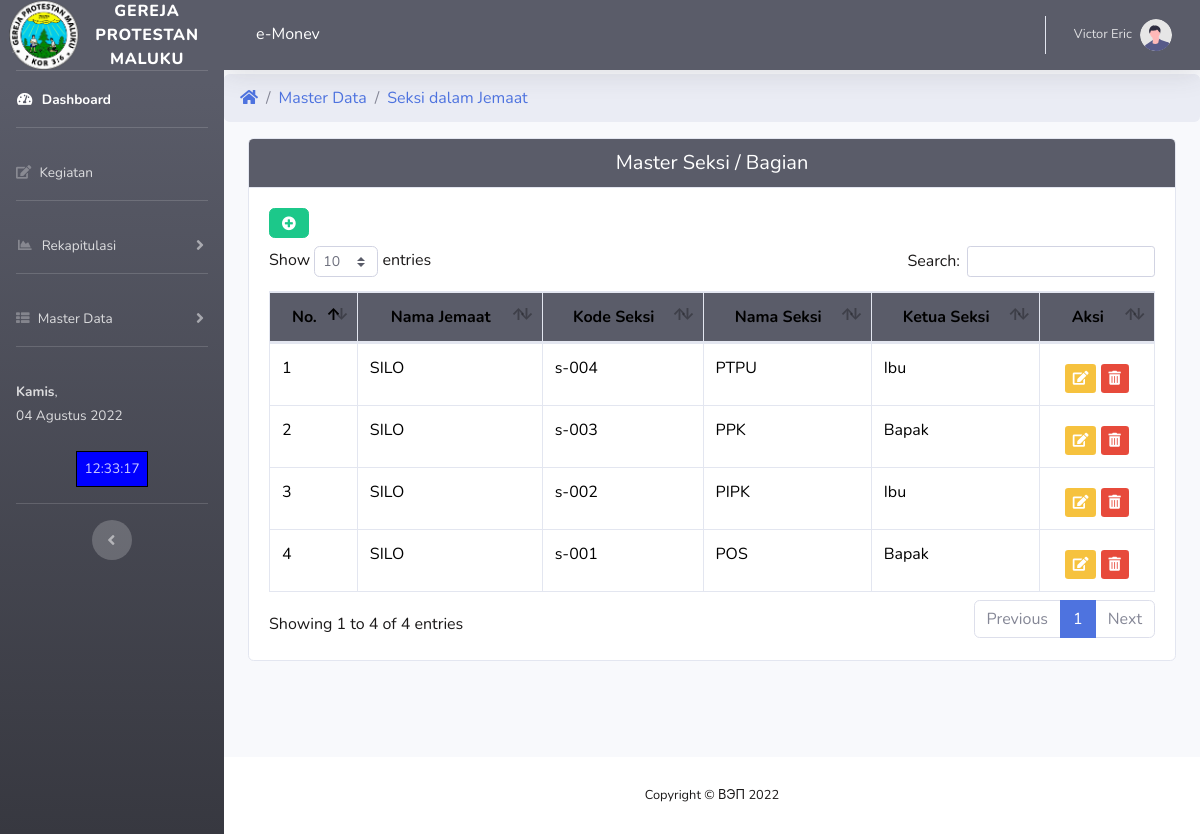
Screenshot of /A/ms.php (signed in) with the database file from the repository.
### tables this page shows
CREATE TABLE `seksi` (
  `id_seksi` int NOT NULL,
  `kd_seksi` varchar(10) NOT NULL,
  `kd_jemaat` varchar(10) NOT NULL,
  `nama_seksi` varchar(50) NOT NULL,
  `ketua` varchar(50) NOT NULL
);

CREATE TABLE `jemaat` (
  `id_jemaat` int NOT NULL,
  `kd_jemaat` varchar(10) NOT NULL,
  `nama_jemaat` varchar(50) NOT NULL,
  `klasis` varchar(50) NOT NULL,
  `alamat` varchar(50) NOT NULL,
  `ketua_MJ` varchar(50) NOT NULL
);

### A/ms.php (the view, shortened to what this page needs)
<?php include 'menuA.php';
include '../link.php';?>
<?php
if (isset($_GET['aksi'])){
    switch($_GET['aksi']){
        case "edit":
            edit($conn);
            break;
        case "delete":
            delete($conn);
            break;
        case "add":
            add($conn);
            break;
        default:
            view($conn);
        }
} else {
    view($conn);
}
?>
<?php
function view($conn){ ?>
<div>
<ul class="breadcrumb">
    <li class="breadcrumb-item"><a href="index"><i class="fas fa-home"></i></a></li>
    <li class="breadcrumb-item"><a href="#">Master Data</a></li>
    <li class="breadcrumb-item"><a href="mu">Seksi dalam Jemaat</a></li>
  </ul>
</div>
<div class="container-fluid">
<div class="card mb-5">
  <div class="card-header bg-dark text-white text-center h5"> Master Seksi / Bagian
  </div>
  <div class="card-body table-responsive">
  <a href="ms?aksi=add" class="btn btn-success mb-2 fa fa-plus-circle" role="button"> </a>
  <table id="example1" class="table table-bordered table-hover table-responsive-justify">
		<thead>
			<tr class="bg-dark text-center">
				<th>No.</th>
				<th>Nama Jemaat</th>
                <th> Kode Seksi</th>
                <th> Nama Seksi</th>
				<th>Ketua Seksi</th>
				<th>Aksi</th>
			</tr>
		</thead>
		<?php
		$no=0;
		$query="SELECT *, jemaat.kd_jemaat, jemaat.nama_jemaat
        FROM seksi
        INNER JOIN jemaat ON jemaat.kd_jemaat=seksi.kd_jemaat
        ORDER BY id_seksi DESC";
		$sql = mysqli_query($conn,$query);
		while($hasil=mysqli_fetch_array($sql)){
			$no++;
		?>
			<tr>
				<td> <?php echo $no;  ?></td>
				<td><?php echo $hasil['nama_jemaat']; ?></td>
                <td><?php echo $hasil['kd_seksi']; ?></td>
				<td><?php echo $hasil['nama_seksi']; ?></td>
				<td><?php echo $hasil['ketua'];  ?></td>
				<td class='text-center' > <a href='ms?aksi=edit&id= <?php echo $hasil['id_seksi'] ;?> ' class='btn-sm btn-warning fas fa-edit' > </a>
           		<a href="ms?aksi=delete&id=<?php echo $hasil['id_seksi'] ;?>" class="btn-sm btn-danger fas fa-trash-alt mt-2" onclick="javascript:return confirm('Anda Yakin menghapus data ini?')" >  </a>
				</td>
			</tr>
		<?php } ?>
		</table>
  </div>
</div>
</div>
<?php }
?>
<?php
include '../footer.php';
?>

### A/menuA.php (style rules this page uses)
.table { color:black; }

### rows the page displays
seksi: jemaat.nama_jemaat "SILO", kd_seksi "s-004", nama_seksi "PTPU", ketua "Ibu"
seksi: jemaat.nama_jemaat "SILO", kd_seksi "s-003", nama_seksi "PPK", ketua "Bapak"
seksi: jemaat.nama_jemaat "SILO", kd_seksi "s-002", nama_seksi "PIPK", ketua "Ibu"
seksi: jemaat.nama_jemaat "SILO", kd_seksi "s-001", nama_seksi "POS", ketua "Bapak"

### other values shown
$hari_ini "Kamis"
$_SESSION['nama'] "Victor Eric"
